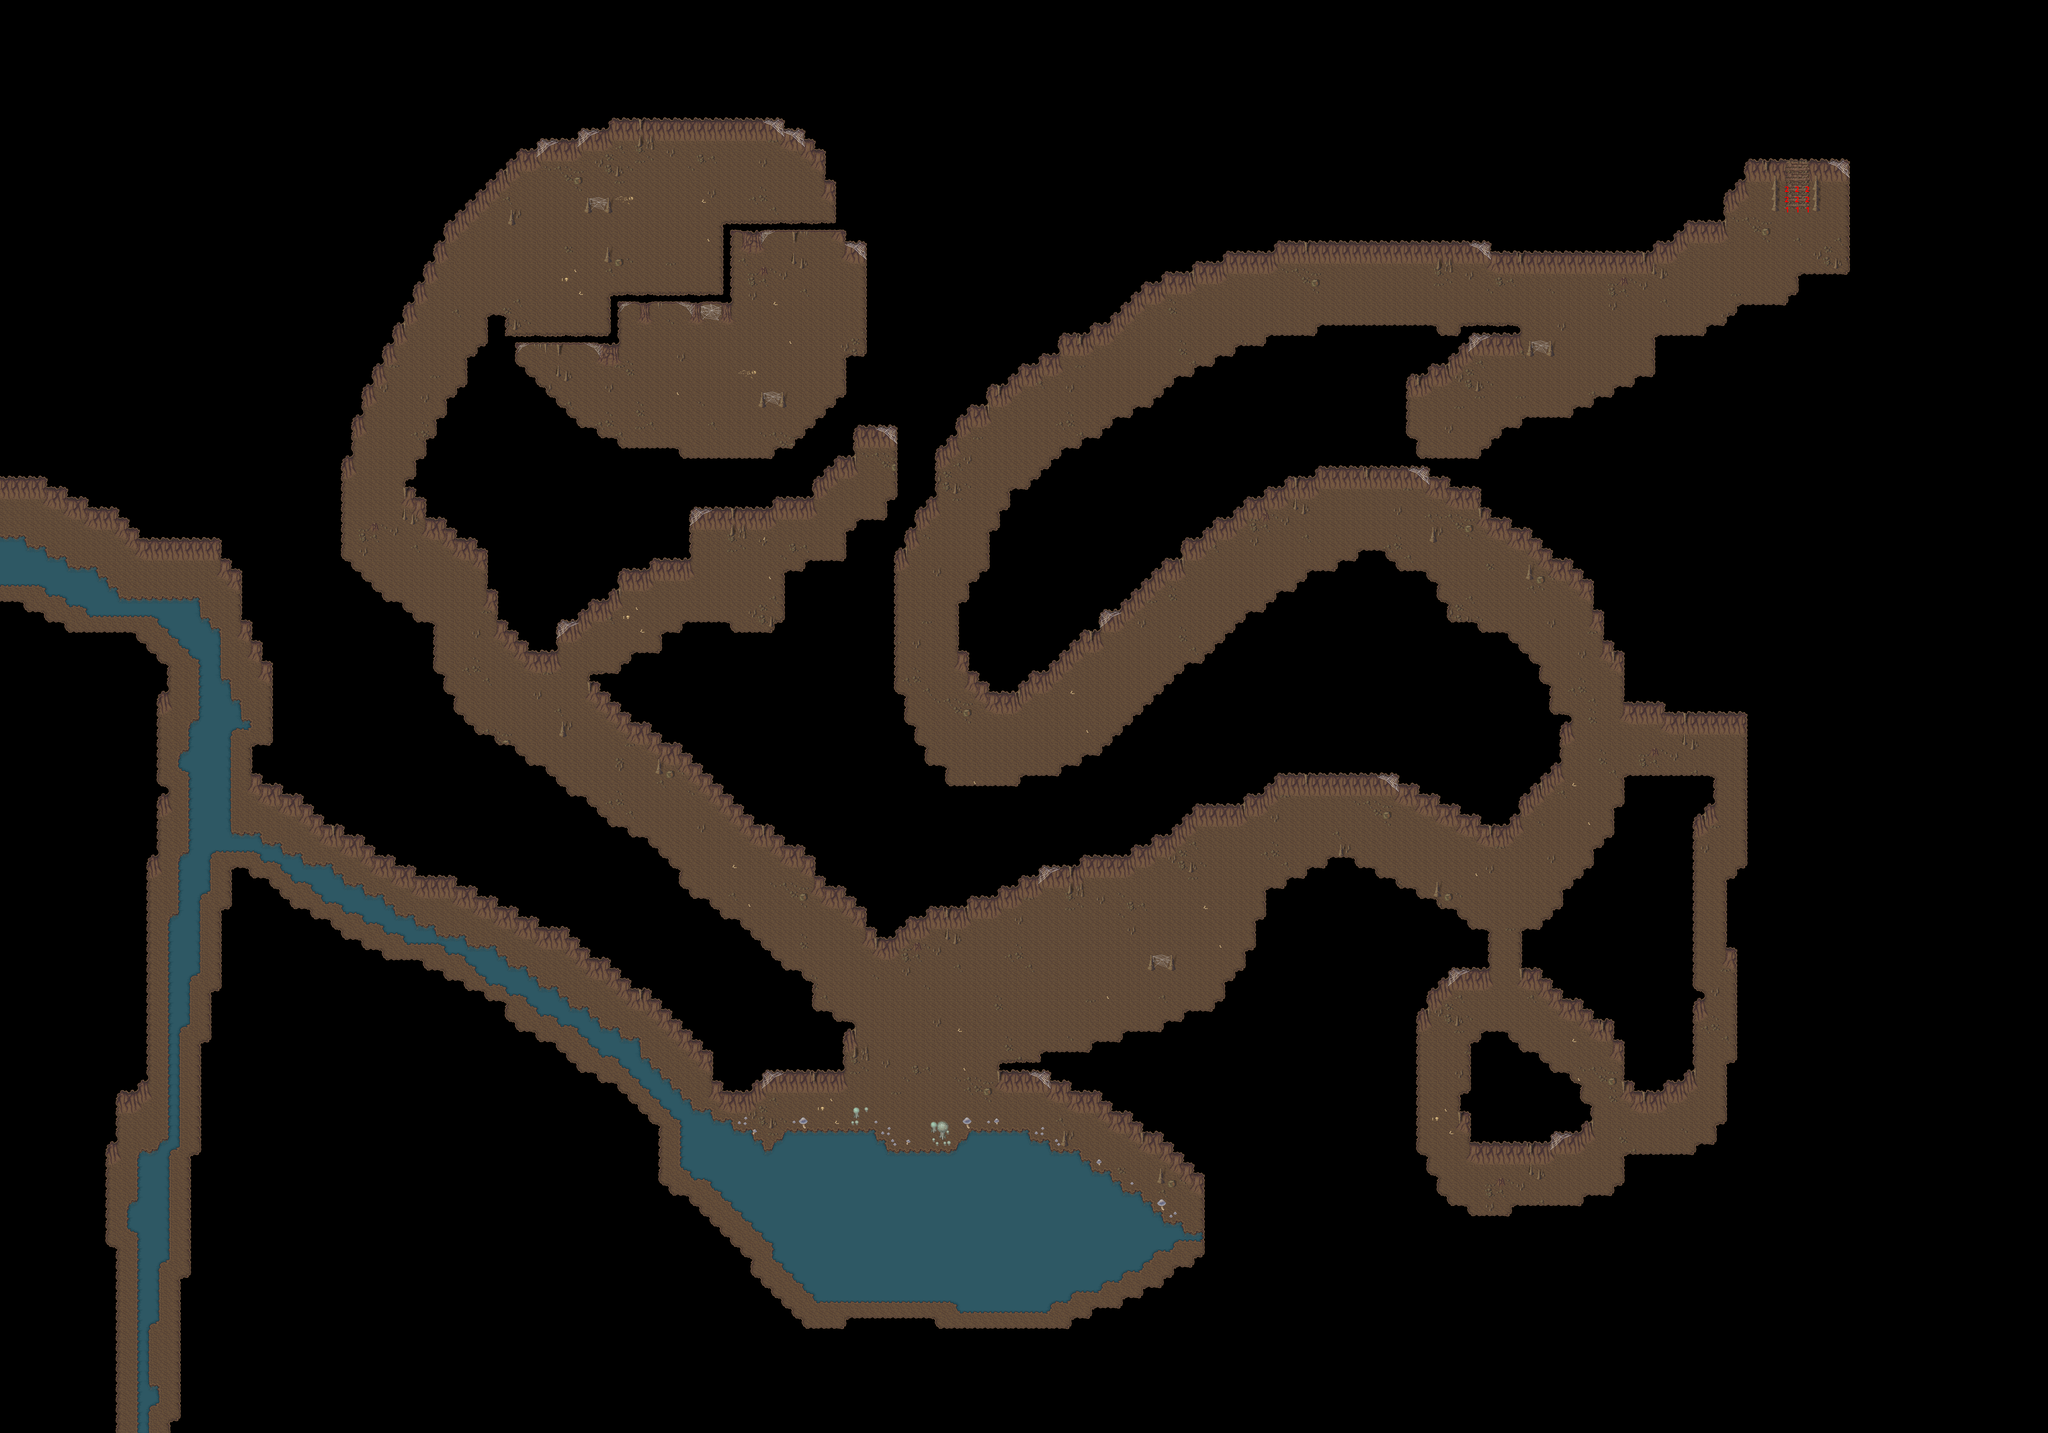

A 2D game scene composited from a Tiled map and its tileset images. What follows is a short description and the map's XML, with each tile layer's data collapsed to a summary:
An orthogonal 200x140 tile map with 32x32 px tiles, 7 tile layers (Ground, Ground 2, Ground 3, Fringe, ...), 1 hidden layer not drawn, 7 tilesets and 6 objects (5x spawn, warp).

<map version="1.2" tiledversion="1.3.4" orientation="orthogonal" renderorder="right-down" width="200" height="140" tilewidth="32" tileheight="32" infinite="0" nextlayerid="60" nextobjectid="12">
 <properties>
  <property name="AutomappingRadius" value="1" />
  <property name="DeleteTiles" value="true" />
  <property name="author" value="Jesusalva" />
  <property name="license" value="GPL v2+, CC BY SA 3.0+" />
  <property name="manaplus version" value="2" />
  <property name="minimap" value="graphics/minimaps/008-3-2.png" />
  <property name="music" value="surreal.ogg" />
  <property name="name" value="Calamity Dungeon" />
  <property name="overlay0image" value="graphics/images/ambient/spot.png" />
  <property name="overlay0keepratio" value="true" />
  <property name="overlay0mask" value="2" />
  <property name="overlay1image" value="graphics/images/ambient/spot2.png" />
  <property name="overlay1keepratio" value="true" />
  <property name="overlay1mask" value="4" />
  <property name="overlay2image" value="graphics/images/ambient/spot3.png" />
  <property name="overlay2keepratio" value="true" />
  <property name="overlay2mask" value="8" />
 </properties>
 <tileset firstgid="1" name="collision" tilewidth="32" tileheight="32" tilecount="9" columns="3">
  <image source="../graphics/tilesets/collision.png" width="96" height="96" />
 </tileset>
 <tileset firstgid="10" name="hurns-cave" tilewidth="32" tileheight="32" tilecount="256" columns="16">
  <image source="../graphics/tilesets/hurns-cave.png" width="512" height="512" />
 </tileset>
 <tileset firstgid="266" name="level-number" tilewidth="32" tileheight="32" tilecount="16" columns="16">
  <image source="../graphics/tilesets/level-number.png" width="512" height="32" />
 </tileset>
 <tileset firstgid="282" name="hurns-cave-accessory" tilewidth="32" tileheight="32" tilecount="64" columns="8">
  <image source="../graphics/tilesets/hurns-cave-accessory.png" width="256" height="256" />
 </tileset>
 <tileset firstgid="346" name="hurns-cave-accessory-x1x2" tilewidth="32" tileheight="64" tilecount="42" columns="14">
  <image source="../graphics/tilesets/hurns-cave-accessory-x1x2.png" width="448" height="192" />
 </tileset>
 <tileset firstgid="388" name="hurns-cave-accessory-x1x3" tilewidth="32" tileheight="96" tilecount="63" columns="21">
  <image source="../graphics/tilesets/hurns-cave-accessory-x1x3.png" width="672" height="288" />
 </tileset>
 <tileset firstgid="451" name="dark-tileset-accessory" tilewidth="32" tileheight="32" tilecount="60" columns="15">
  <image source="../graphics/tilesets/dark-tileset-accessory.png" width="480" height="128" />
  <tile id="0">
   <animation>
    <frame tileid="27" duration="150" />
    <frame tileid="28" duration="150" />
    <frame tileid="29" duration="150" />
   </animation>
  </tile>
  <tile id="12">
   <animation>
    <frame tileid="12" duration="150" />
    <frame tileid="13" duration="150" />
    <frame tileid="14" duration="150" />
   </animation>
  </tile>
  <tile id="24">
   <animation>
    <frame tileid="24" duration="100" />
    <frame tileid="25" duration="100" />
    <frame tileid="26" duration="100" />
   </animation>
  </tile>
  <tile id="27">
   <animation>
    <frame tileid="27" duration="100" />
    <frame tileid="28" duration="100" />
    <frame tileid="29" duration="100" />
    <frame tileid="28" duration="100" />
   </animation>
  </tile>
 </tileset>
 <layer id="28" name="Ground" width="200" height="140">
  <data>[28000 cells, 28000 non-empty, 23 distinct tile ids]</data>
 </layer>
 <layer id="50" name="Ground 2" width="200" height="140">
  <data>[28000 cells, 709 non-empty, 40 distinct tile ids]</data>
 </layer>
 <layer id="59" name="Ground 3" width="200" height="140">
  <data>[28000 cells, 109 non-empty, 6 distinct tile ids]</data>
 </layer>
 <layer id="29" name="Fringe" width="200" height="140">
  <data>[28000 cells, 68 non-empty, 19 distinct tile ids]</data>
 </layer>
 <layer id="30" name="Over" width="200" height="140">
  <data>[28000 cells, 21108 non-empty, 29 distinct tile ids]</data>
 </layer>
 <layer id="51" name="Over 2" width="200" height="140">
  <data>[28000 cells, 128 non-empty, 18 distinct tile ids]</data>
 </layer>
 <layer id="31" name="Collision" width="200" height="140" visible="0">
  <data>[28000 cells, 22770 non-empty, 2 distinct tile ids]</data>
 </layer>
 <layer id="32" name="Heights" width="200" height="140">
  <data>[28000 cells, 9 non-empty, 2 distinct tile ids]</data>
 </layer>
 <objectgroup color="#ff007f" id="44" name="Spawns">
  <object id="7" name="Cave Maggot" type="spawn" x="1056" y="320" width="4736" height="4064">
   <properties>
    <property name="death" value="2500" />
    <property name="max_beings" value="80" />
    <property name="monster_id" value="1027" />
    <property name="spawn" value="30000" />
   </properties>
  </object>
  <object id="8" name="Thief Slime" type="spawn" x="2848" y="672" width="3072" height="3264">
   <properties>
    <property name="death" value="2500" />
    <property name="max_beings" value="35" />
    <property name="monster_id" value="1105" />
    <property name="spawn" value="50000" />
   </properties>
  </object>
  <object id="9" name="AngryCrafty" type="spawn" x="896" y="1696" width="4736" height="1984">
   <properties>
    <property name="death" value="2500" />
    <property name="max_beings" value="60" />
    <property name="monster_id" value="1103" />
    <property name="spawn" value="50000" />
   </properties>
  </object>
  <object id="10" name="Black Scorpion" type="spawn" x="2176" y="1536" width="2112" height="2048">
   <properties>
    <property name="death" value="2500" />
    <property name="max_beings" value="14" />
    <property name="monster_id" value="1104" />
    <property name="spawn" value="45000" />
   </properties>
  </object>
  <object id="11" name="Green Slime" type="spawn" x="2656" y="2848" width="736" height="608">
   <properties>
    <property name="death" value="2500" />
    <property name="max_beings" value="4" />
    <property name="monster_id" value="1024" />
    <property name="spawn" value="500" />
   </properties>
  </object>
 </objectgroup>
 <objectgroup color="#00aa00" id="45" name="Warps" visible="0">
  <object id="6" name="To Hurnscald" type="warp" x="5568" y="608" width="96" height="32">
   <properties>
    <property name="dest_map" value="008-1" />
    <property name="dest_x" value="165" />
    <property name="dest_y" value="170" />
   </properties>
  </object>
 </objectgroup>
</map>
